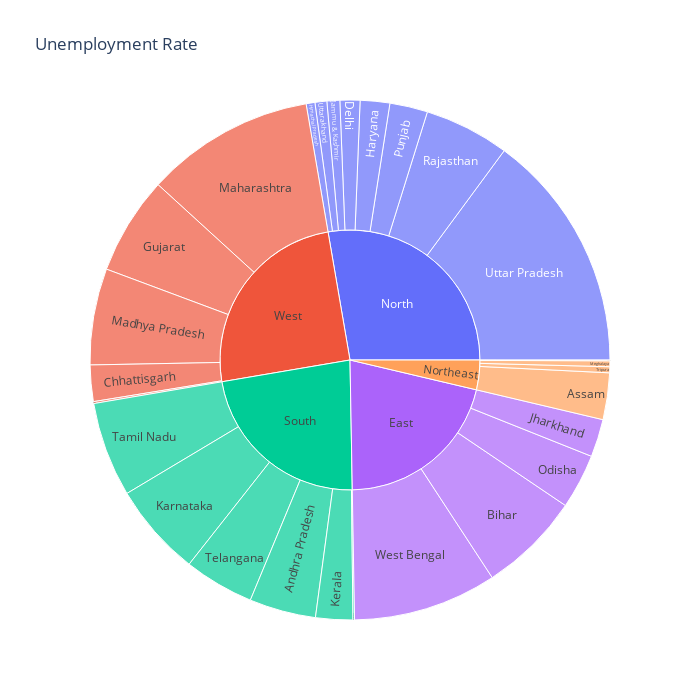

This figure's notebook cell:
### Code cell
unemployment=df[["states","Region","Estimated Employed"]]
fig=px.sunburst(unemployment,path=["Region","states"],
                values="Estimated Employed",
                width=700,height=700,color_continuous_scale="RdY1Gn",title="Unemployment Rate")
fig.show()

### Figure 1 — Plotly figure (JSON) as saved in the notebook; plotly's stock layout.template omitted (floating-point values rounded to 4 significant figures)
{"data": [{"branchvalues": "total", "domain": {"x": [0, 1], "y": [0, 1]}, "hovertemplate": "labels=%{label}<br>Estimated Employed=%{value}<br>parent=%{parent}<br>id=%{id}<extra></extra>", "ids": ["South/Andhra Pradesh", "Northeast/Assam", "East/Bihar", "West/Chhattisgarh", "North/Delhi", "West/Goa", "West/Gujarat", "North/Haryana", "North/Himachal Pradesh", "North/Jammu & Kashmir", "East/Jharkhand", "South/Karnataka", "South/Kerala", "West/Madhya Pradesh", "West/Maharashtra", "Northeast/Meghalaya", "East/Odisha", "South/Puducherry", "North/Punjab", "North/Rajasthan", "Northeast/Sikkim", "South/Tamil Nadu", "South/Telangana", "Northeast/Tripura", "North/Uttar Pradesh", "North/Uttarakhand", "East/West Bengal", "East", "North", "Northeast", "South", "West"], "labels": ["Andhra Pradesh", "Assam", "Bihar", "Chhattisgarh", "Delhi", "Goa", "Gujarat", "Haryana", "Himachal Pradesh", "Jammu & Kashmir", "Jharkhand", "Karnataka", "Kerala", "Madhya Pradesh", "Maharashtra", "Meghalaya", "Odisha", "Puducherry", "Punjab", "Rajasthan", "Sikkim", "Tamil Nadu", "Telangana", "Tripura", "Uttar Pradesh", "Uttarakhand", "West Bengal", "East", "North", "Northeast", "South", "West"], "name": "", "parents": ["South", "Northeast", "East", "West", "North", "West", "West", "North", "North", "North", "East", "South", "South", "West", "West", "Northeast", "East", "South", "North", "North", "Northeast", "South", "South", "Northeast", "North", "North", "East", "", "", "", "", ""], "type": "sunburst", "values": [154254800, 108102755, 236068280, 84213492, 46328219, 4423748, 227307461, 68440590, 20338849, 29790285, 87706424, 216240176, 85967949, 223183353, 392047582, 13498153, 127268329, 3652629, 87830342, 197317522, 1876186, 219878981, 162440825, 13972916, 555247990, 27432749, 333051643, 784094676, 1032726546, 137450010, 842435360, 931175636]}], "layout": {"height": 700, "legend": {"tracegroupgap": 0}, "title": {"text": "Unemployment Rate"}, "width": 700}}
